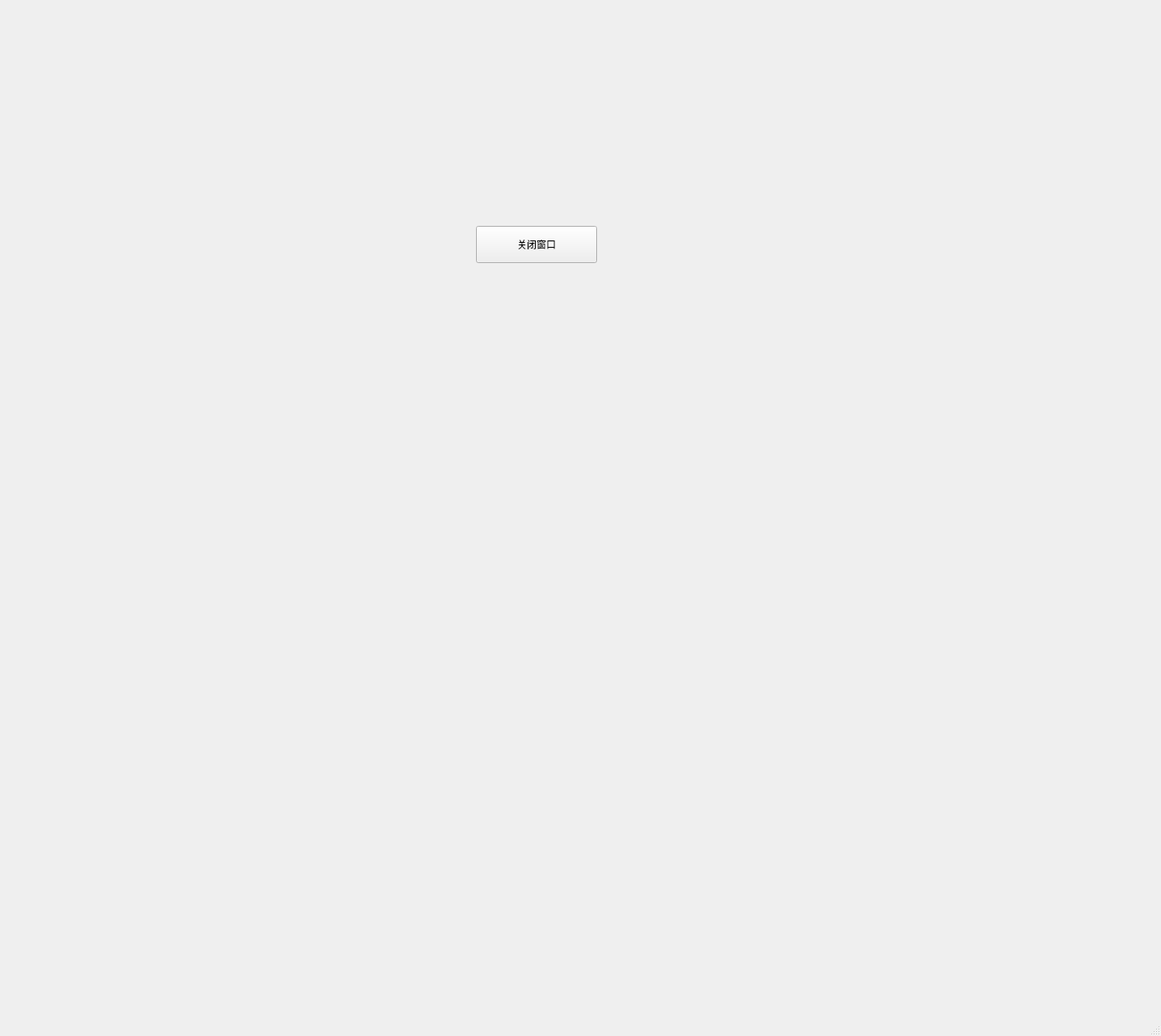
<?xml version="1.0" encoding="UTF-8"?>
<ui version="4.0">
 <class>MainWindow</class>
 <widget class="QMainWindow" name="MainWindow">
  <property name="geometry">
   <rect>
    <x>0</x>
    <y>0</y>
    <width>1439</width>
    <height>1284</height>
   </rect>
  </property>
  <property name="windowTitle">
   <string>MainWindow</string>
  </property>
  <widget class="QWidget" name="centralwidget">
   <widget class="QPushButton" name="pushButton">
    <property name="geometry">
     <rect>
      <x>590</x>
      <y>280</y>
      <width>150</width>
      <height>46</height>
     </rect>
    </property>
    <property name="text">
     <string>关闭窗口</string>
    </property>
   </widget>
  </widget>
  <widget class="QMenuBar" name="menubar">
   <property name="geometry">
    <rect>
     <x>0</x>
     <y>0</y>
     <width>1439</width>
     <height>37</height>
    </rect>
   </property>
  </widget>
  <widget class="QStatusBar" name="statusbar"/>
 </widget>
 <resources/>
 <connections/>
</ui>
